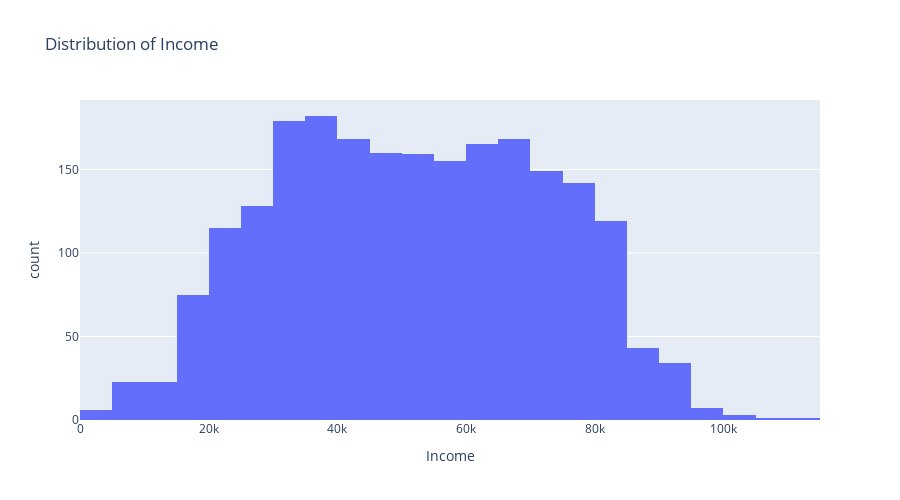
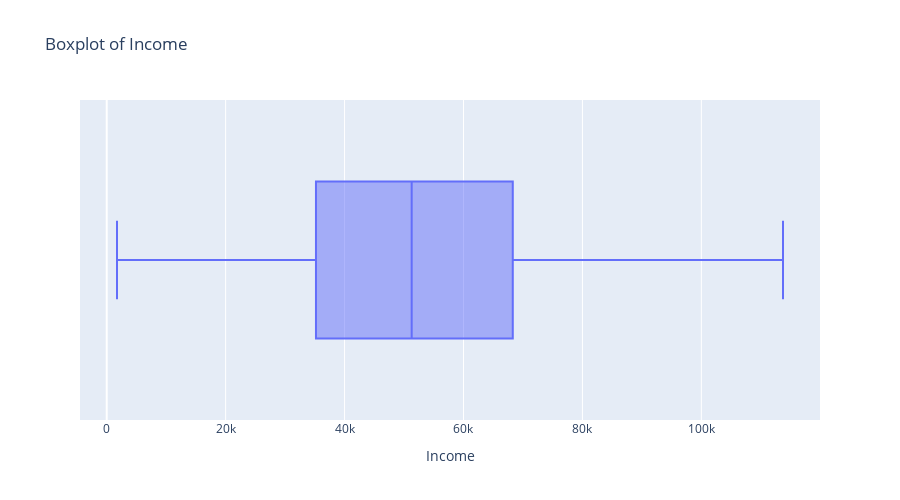

Notebook cell for these charts, in order:
### Markdown cell above
- What is the distribution of customer income?


<a id='plot1a'></a>

### Code cell
import plotly.express as px

# Assuming 'Income' is the column name for income data in your market_data DataFrame
fig = px.histogram(market_data, x="Income", nbins=50, title="Distribution of Income")
fig.update_layout(width=WIDTH_PLOTLY, height=HEIGHT_PLOTLY)  # Set smaller dimensions
fig.show()

fig_box = px.box(market_data, x="Income", title="Boxplot of Income")
fig_box.update_layout(width=WIDTH_PLOTLY, height=HEIGHT_PLOTLY)  # Set smaller dimensions
fig_box.show()

### Figure 1 — Plotly figure (JSON) as saved in the notebook; plotly's stock layout.template omitted (floating-point values rounded to 4 significant figures; data arrays with more than 128 entries replaced by an {"elided": "..."} marker saying what was removed)
{"data": [{"alignmentgroup": "True", "bingroup": "x", "hovertemplate": "Income=%{x}<br>count=%{y}<extra></extra>", "legendgroup": "", "marker": {"color": "#636efa", "pattern": {"shape": ""}}, "name": "", "nbinsx": 50, "offsetgroup": "", "orientation": "v", "showlegend": false, "type": "histogram", "x": {"elided": "2205 int values"}, "xaxis": "x", "yaxis": "y"}], "layout": {"barmode": "relative", "height": 500, "legend": {"tracegroupgap": 0}, "title": {"text": "Distribution of Income"}, "width": 900, "xaxis": {"anchor": "y", "domain": [0, 1], "title": {"text": "Income"}}, "yaxis": {"anchor": "x", "domain": [0, 1], "title": {"text": "count"}}}}

### Figure 2 — Plotly figure (JSON) as saved in the notebook; plotly's stock layout.template omitted (floating-point values rounded to 4 significant figures; data arrays with more than 128 entries replaced by an {"elided": "..."} marker saying what was removed)
{"data": [{"alignmentgroup": "True", "hovertemplate": "Income=%{x}<extra></extra>", "legendgroup": "", "marker": {"color": "#636efa"}, "name": "", "notched": false, "offsetgroup": "", "orientation": "h", "showlegend": false, "type": "box", "x": {"elided": "2205 int values"}, "x0": " ", "xaxis": "x", "y0": " ", "yaxis": "y"}], "layout": {"boxmode": "group", "height": 500, "legend": {"tracegroupgap": 0}, "title": {"text": "Boxplot of Income"}, "width": 900, "xaxis": {"anchor": "y", "domain": [0, 1], "title": {"text": "Income"}}, "yaxis": {"anchor": "x", "domain": [0, 1]}}}
